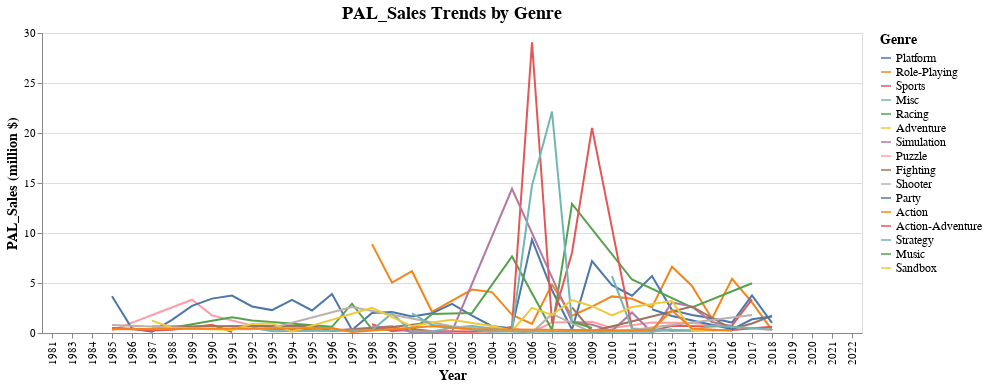

Notebook code for this chart:
### Code cell
orderr = Nintendo_df.groupby(['Genre'])['PAL_Sales'].sum().sort_values(ascending=False).to_frame().index.tolist()

line = alt.Chart(Nintendo_df, title="PAL_Sales Trends by Genre").transform_aggregate(
    PAL_Sales='sum(PAL_Sales)',
    groupby=['Year','Genre']
).mark_line().encode(
    x = alt.X('Year:N'),
    y = alt.Y('PAL_Sales:Q', title='PAL_Sales (million $)'),
    color = alt.Color('Genre:N', title='Genre', sort=orderr)
)

chart = alt.layer(line).configure_title(fontSize=18, anchor="middle").configure_legend(titleFontSize=14,labelFontSize=12).configure_axis(titleFontSize=14,labelFontSize=11) 

PAL_line = chart.encode(
    tooltip=['Year:N','Genre:N','PAL_Sales:Q']
)

PAL_line

### Figure 1 — Vega-Lite specification as saved in the notebook (floating-point values rounded to 4 significant figures; data arrays with more than 128 entries replaced by an {"elided": "..."} marker saying what was removed)
{"config": {"view": {"continuousWidth": 400, "continuousHeight": 300}, "axis": {"labelFontSize": 11, "titleFontSize": 14}, "legend": {"labelFontSize": 12, "titleFontSize": 14}, "title": {"anchor": "middle", "fontSize": 18}}, "layer": [{"mark": "line", "encoding": {"color": {"field": "Genre", "sort": ["Platform", "Role-Playing", "Sports", "Misc", "Racing", "Adventure", "Simulation", "Puzzle", "Fighting", "Shooter", "Party", "Action", "Action-Adventure", "Strategy", "Music", "Sandbox"], "title": "Genre", "type": "nominal"}, "x": {"field": "Year", "type": "nominal"}, "y": {"field": "PAL_Sales", "title": "PAL_Sales (million $)", "type": "quantitative"}}, "title": "PAL_Sales Trends by Genre", "transform": [{"aggregate": [{"op": "sum", "field": "PAL_Sales", "as": "PAL_Sales"}], "groupby": ["Year", "Genre"]}]}], "data": {"name": "data-29f84a0e3420e28588728a102ca42ad6"}, "encoding": {"tooltip": [{"field": "Year", "type": "nominal"}, {"field": "Genre", "type": "nominal"}, {"field": "PAL_Sales", "type": "quantitative"}]}, "$schema": "https://vega.github.io/schema/vega-lite/v4.17.0.json", "datasets": {"data-29f84a0e3420e28588728a102ca42ad6": {"elided": "532 records"}}}
